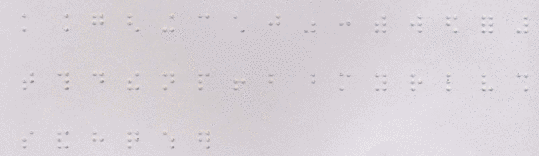
#> input picture image/image.png, 539 x 156 px
$ jupyter execute --allow-errors Braille_app_script.ipynb   (shell and % lines are left out)
#> lines starting #> are read from the running program, lines starting #| are printed output that depends on the picture; after the words box and inside, x2 and y2 are one past the last pixel; in counts of white or black regions, pixels touching at a corner belong together
<a href="https://colab.research.google.com/github/AudeAymone/-Braille_App-Api/blob/main/Braille_app_script.ipynb" target="_parent"></a>

[cell 1]
#Importation de librairies
import sys
import cv2
import scipy
import random
import imageio.v2 as imageio
import numpy as np
import zipfile as zf
import matplotlib.pyplot as plt
from scipy import ndimage
from imageio import imread
from skimage.feature import hog
from scipy.ndimage import shift
from skimage.transform import resize
from sklearn.metrics import accuracy_score
from PIL import Image, ImageDraw, ImageFont
from skimage.util import random_noise, invert
from sklearn.neural_network import MLPClassifier
from sklearn.model_selection import train_test_split
import os

alphabet = {
  repr([1, 0, 0, 0, 0, 0]) : "a",\
  repr([1, 0, 1, 0, 0, 0]) : "b",\
  repr([1, 1, 0, 0, 0, 0]) : "c",\
  repr([1, 1, 0, 1, 0, 0]) : "d",\
  repr([1, 0, 0, 1, 0, 0]) : "e",\
  repr([1, 1, 1, 0, 0, 0]) : "f",\
  repr([1, 1, 1, 1, 0, 0]) : "g",\
  repr([1, 0, 1, 1, 0, 0]) : "h",\
  repr([0, 1, 1, 0, 0, 0]) : "i",\
  repr([0, 1, 1, 1, 0, 0]) : "j",\
  repr([1, 0, 0, 0, 1, 0]) : "k",\
  repr([1, 0, 1, 0, 1, 0]) : "l",\
  repr([1, 1, 0, 0, 1, 0]) : "m",\
  repr([1, 1, 0, 1, 1, 0]) : "n",\
  repr([1, 0, 0, 1, 1, 0]) : "o",\
  repr([1, 1, 1, 0, 1, 0]) : "p",\
  repr([1, 1, 1, 1, 1, 0]) : "q",\
  repr([1, 0, 1, 1, 1, 0]) : "r",\
  repr([0, 1, 1, 0, 1, 0]) : "s",\
  repr([0, 1, 1, 1, 1, 0]) : "t",\
  repr([1, 0, 0, 0, 1, 1]) : "u",\
  repr([1, 0, 1, 0, 1, 1]) : "v",\
  repr([0, 1, 1, 1, 0, 1]) : "w",\
  repr([1, 1, 0, 0, 1, 1]) : "x",\
  repr([1, 1, 0, 1, 1, 1]) : "y",\
  repr([1, 0, 0, 1, 1, 1]) : "z",\
  repr([1, 1, 1, 1, 0, 1]) : "ç",\
  repr([1, 1, 1, 1, 1, 1]) : "é",\
  repr([1, 1, 1, 0, 1, 1]) : "à",\
  repr([0, 1, 1, 1, 1, 1]) : "ù",\
  repr([1, 0, 0, 0, 0, 1]) : "1",\
  repr([1, 1, 0, 0, 0, 1]) : "2",\
  repr([1, 0, 0, 1, 0, 1]) : "3",\
  repr([1, 0, 0, 1, 1, 1]) : "4",\
  repr([1, 0, 0, 0, 1, 1]) : "5",\
  repr([1, 1, 0, 1, 0, 1]) : "6",\
  repr([1, 1, 0, 1, 1, 1]) : "7",\
  repr([1, 1, 0, 0, 1, 1]) : "8",\
  repr([0, 1, 0, 1, 0, 1]) : "9",\
}

[cell 2]
#Déclarations de fonctions
#Amélioration de l'image

# # Normalise les pixels de l'image entre 0 et 255
def normalize(img):
	imin = np.min(img)
	imax = np.max(img)

	return (((img - imin)/(imax - imin)) * 255).astype(np.float64)

# Imprime l'image avec une valeur minimale égale à 0 et maximale à 255
def printNormalizedImage(img):
	plt.figure(figsize=(16,8))
	plt.imshow(img, cmap="gray", vmin=0, vmax=255)

# Imprime l'image avec les valeurs par défaut de matplotlib
def printImage(img):
	plt.figure(figsize=(16,8))
	plt.imshow(img, cmap="gray")

# Filtre de différence médiane, met en évidence les pixels d'ombre
def Filter(I, n):
	m = n//2
	J = np.empty(I.shape, dtype=np.float64)
	N, M = I.shape
	I = np.pad(I, ((m, m), (m, m)), 'symmetric')

	for i in range(N):
		for j in range(M):
			sub = I[i+m:(i+m+n), j+m:(j+m+n)]
			med = np.median(np.ravel(sub)) # gets median
			J[i, j] = abs(I[i+m, j+m] - med) # applies the difference
	return J

#Applique le filtre moyen à l'image I
def MeanFilter(I, n):
	m = n//2
	J = np.empty(I.shape, dtype=np.float64) # the answer
	N, M = I.shape
	I = np.pad(I, ((m, m), (m, m)), 'symmetric')
	for	i in range(N):
		for j in range(M):
			# copie la matrice dans le sub
			sub = I[i+m:(i+m+n), j+m:(j+m+n)]
			J[i, j] = np.mean(np.ravel(sub)) # get mean of the linearized list
	return J

# Transformer une image RVB en une image en niveaux de gris
def RGBtoGrayScale(matrix):
  if (matrix.ndim == 2): return matrix

  size = matrix.shape
  for i in range(size[0]):
    for j in range(size[1]):
      matrix[i, j, 0] = matrix[i, j, 0] * 0.2989 + matrix[i, j, 1] * 0.5870 + matrix[i, j, 2] * 0.1140

  matrix = matrix[:, :, 0].squeeze()

  return matrix

# Appliquer le filtre de seuil donné T
def ThresholdFilter(matrix, T=1):
  size = matrix.shape
  for i in range(size[0]):
    for j in range(size[1]):
      matrix[i, j] = 0 if matrix[i, j] < T else 1

  return matrix

[cell 3]
#Génération de matrice binaire


# nom de fichier de l'image d'entrée
filename = "./image/image.png"
image = imageio.imread(filename)
#> image is the input picture: shape (156, 539, 3); mean R, G, B 216.4, 210.4, 216
matrix = np.array(image, copy=True, dtype=np.float64)

size = matrix.shape
#> size = (156, 539, 3)

N = size[0]
#> N = 156
M = size[1]
#> M = 539

sys.setrecursionlimit(10 * N * M)

# Tracer l'image d'origine
matrix = RGBtoGrayScale(matrix)
matrix = normalize(matrix)
#> in normalize, `imin = np.min(img)`: imin = 137.9
#> in normalize, `imax = np.max(img)`: imax = 237.9
#> in normalize, `return (((img - imin)/(imax - imin)) * 255).astype(np.float64)`:
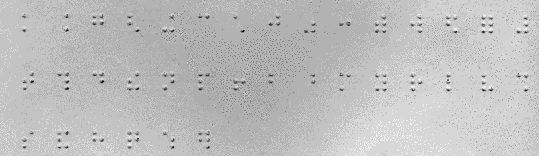
#> returned value: shape (156, 539) float64; min 0, max 255, mean 191
mat = matrix.astype(np.uint8)

#Déclarations de fonction

dots_matrix = Filter(matrix, 21) # Applies filter to normalized matrix
#> in Filter, `I = np.pad(I, ((m, m), (m, m)), 'symmetric')`:
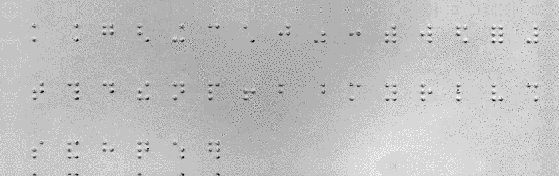
#> I: shape (176, 559) float64; min 0, max 255, mean 191.8
#> after the loop in Filter, `for i in range(N):`:
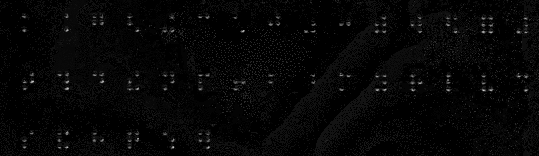
#> J: shape (156, 539) float64; min 0, max 209.7, mean 6.2
dots_matrix = normalize(dots_matrix)

# Image lisse à l'aide d'un filtre moyen, pour réduire le bruit
dots_matrix = MeanFilter(dots_matrix, 3)
#> in MeanFilter, `I = np.pad(I, ((m, m), (m, m)), 'symmetric')`:
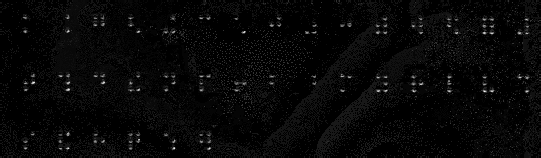
#> I: shape (158, 541) float64; min 0, max 255, mean 7.5
#> after the loop in MeanFilter, `for	i in range(N):`:
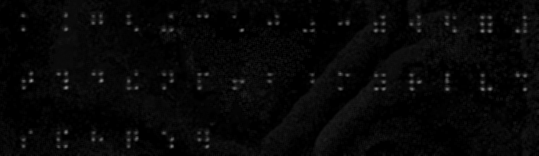
#> J: shape (156, 539) float64; min 0, max 144.3, mean 7.6

# Pas de seuil, 30 est une valeur arbitraire dérivée du test avec des images, mais indépendante de l'échelle de gris de l'image d'entrée
dots_matrix = ThresholdFilter(dots_matrix, 30)
#> after the loop in ThresholdFilter, `for i in range(size[0]):`:
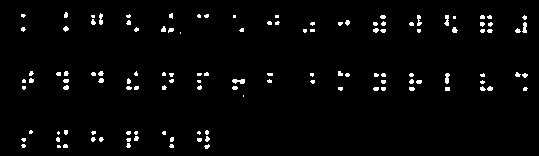
#> matrix: shape (156, 539) float64; values 0 (black) and 1 (white), 2.6% white; 121 white regions (87 under 20 px), largest, box (x1, y1, x2, y2) and area: (232, 79, 245, 84) 48, (445, 73, 450, 84) 40, (522, 22, 527, 33) 39

[cell 4]
# Éroder les régions pour calculer des cercles
dots_matrix = ndimage.binary_erosion(dots_matrix)
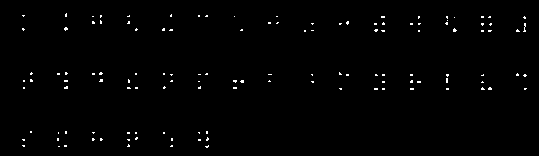
#> dots_matrix: shape (156, 539) bool; 0.88% white in thin lines or dots, all inside (x1, y1, x2, y2) = (22, 13, 527, 148)

# Tracer une image segmentée
mat = dots_matrix.astype(np.uint8)

#Correction des zones blanches indésirables

dots_matrix = Filter(matrix, 21)

# Applique le filtre à la matrice normalisée
dots_matrix = normalize(dots_matrix)

# Image lisse à l'aide d'un filtre moyen, pour réduire le bruit
dots_matrix = MeanFilter(dots_matrix, 3)

# Pas de seuil, 30 est une valeur arbitraire dérivée du test avec des images, mais indépendante de l'échelle de gris de l'image d'entrée
dots_matrix = ThresholdFilter(dots_matrix, 30)


# Éroder les régions pour calculer des cercles
dots_matrix = ndimage.binary_erosion(dots_matrix)

# Tracer une image segmentée
mat = dots_matrix.astype(np.uint8)

# Déterminer le diamètre d'un cercle braille

# Trouve les points de l'image qui sont dans un composant connexe
def pointsInComponent(matrix, i, j, pts):
	vis[i, j] = 1
	pts.append((i, j))
	if i + 1 < N and vis[i+1, j] == 0 and matrix[i+1, j] == 1: pointsInComponent(matrix, i+1, j, pts)
	if i - 1 >=0 and vis[i-1, j] == 0 and matrix[i-1, j] == 1: pointsInComponent(matrix, i-1, j, pts)
	if j + 1 < M and vis[i, j+1] == 0 and matrix[i, j+1] == 1: pointsInComponent(matrix, i, j+1, pts)
	if j - 1 >=0 and vis[i, j-1] == 0 and matrix[i, j-1] == 1: pointsInComponent(matrix, i, j-1, pts)

# Algorithme de remplissage d'inondation pour peindre les régions blanches indésirables
def paintBlack(matrix, i, j):
	matrix[i, j] = 0
	if i + 1 < N and matrix[i+1, j] == 1: paintBlack(matrix, i+1, j)
	if i - 1 >=0 and matrix[i-1, j] == 1: paintBlack(matrix, i-1, j)
	if j + 1 < M and matrix[i, j+1] == 1: paintBlack(matrix, i, j+1)
	if j - 1 >=0 and matrix[i, j-1] == 1: paintBlack(matrix, i, j-1)

[cell 5]
# Fonction de corrélation d'histogramme CV
def compare(a, b):
	return cv2.compareHist(np.array(a).astype('float32'), np.array(b).astype('float32'), cv2.HISTCMP_CORREL)

# Fonction de comparaison de distance euclidienne
def euclideanDistance(a, b):
	return (np.sum((np.array(a) - np.array(b))**2)/256)**(1/2)

# Segment image into blocks and determine which letter it represents

vis = np.zeros((N, M))

# Récupérer les composants (régions blanches) et ses pixels
comp = []
for i in range(N):
	for j in range(M):
		if vis[i, j] == 0 and dots_matrix[i, j] == 1:
			comp.append([])
			pointsInComponent(dots_matrix, i, j, comp[-1])
#> after the loop, comp = 126 items

# Calculer les histogrammes de chaque région en utilisant la compréhension de liste
histograms = [
	np.histogram(np.array([matrix[x] for x in pts]), bins=256, range=(0, 255))[0]
	for pts in comp
]
#> histograms = 126 items

sz = np.median([len(x) for x in comp])
#> sz = 6

# description de l'histogramme du cercle braille, il est calculé comme moyenne pondérée des histogrammes des régions blanches, dans lesquelles le poids est sa centralité
desc = []

for c in range(256):
	desc.append(0)
	sum = 0 # sommes de poids
	for i in range(len(comp)):
		if abs(len(comp[i]) - sz) > sz: continue
		p, q = comp[i][0]
		w = np.min([(p+1), (N - p+1), (q+1), (M - q + 1)]) # weight of the region, its centrality
		w = w/(len(comp))
		sum += w
		desc[c] += w * histograms[i][c]
	desc[c] /= sum
#> after the loop, desc = 256 values, max 0.828 at index 178, min 0 at index 1, mean 0.0239


errors = []
for i in range(len(histograms)):
	errors.append(compare(desc, histograms[i]))
	if compare(desc, histograms[i]) < 0 or euclideanDistance(desc, histograms[i]) > 1: #if correlation between the two histograms is less than 0.05, paint it black
		paintBlack(dots_matrix, comp[i][0][0], comp[i][0][1])
#> this loop made 126 passes
#> after the loop, errors = 126 values, max 0.771 at index 28, min 0.0744 at index 18, mean 0.482

[cell 6]
# Tracer une image segmentée
mat = dots_matrix.astype(np.uint8)
print(mat)
#> (printed output is left out)

[cell 7]
# calcul du diamètre moyen
diam = 0.0
for i in range(len(comp)):
  if abs(len(comp[i]) - sz) > sz: continue
  lo = N
  for pt in comp[i]: lo = min(lo, pt[0])
  hi = 0
  for pt in comp[i]: hi = max(hi, pt[0])

  v = hi - lo + 1
  lo = M
  for pt in comp[i]: lo = min(lo, pt[1])
  hi = 0
  for pt in comp[i]: hi = max(hi, pt[1])

  v = max(v, hi - lo + 1)
  diam += v
#> this loop made 126 passes
#> (v, diam) on passes 1 to 12: (4, 4), (3, 7), (3, 10), (3, 13), (3, 16), (2, 18), (3, 21), (2, 23), (1, 24), (2, 26), (4, 30), (3, 33)
#> after the loop, diam = 389

diam /= len(comp)
#> diam = 3.09
diam = round(diam)
#> diam = 3

[cell 8]
# Fonction pour appliquer du bruit et générer des images d'entrainement

def gen_data(base_image, quantity, label, data, target, shift_value=4):
	for i in range(quantity):
		data.append(shift(base_image, [random.randint(-shift_value,shift_value), random.randint(-shift_value,shift_value)]))
		target.append(label)

# Lire les images du train
images = []
#> (the rest of this cell did not finish here and is left out)

[cell 9]
x = []
#> x = []

# set training set as hog vector of images
#> (the rest of this cell did not finish here and is left out)

[cell 10]
# déterminer la lettre en utilisant une approche manuelle
def find_letter(img):
	assert(img.shape == (hei, wid))
	vec = [0 for _ in range(6)]
	for k in range(6):
		i = k//2
		j = k%2
		tot = np.count_nonzero(img[i*2*diam:i*2*diam + 2*diam, j*2*diam:j*2*diam + 2*diam])
		vec[k] = 1 if tot > 0.2*diam*diam else 0
#Définir le fait que les symboles vides de sens aient comme traduction "#"
	if repr(vec) in alphabet:
		return alphabet[repr(vec)]
	return '#'

letters_manual = []
wid = 4 * diam
#> wid = 12
hei = 6 * diam
#> hei = 18

copy_matrix = np.copy(dots_matrix)

for i in range(N):
	for j in range(M-1, -1, -1):
		if i-hei+1 < 0 or j+wid-1 >= M: continue
		tot = np.count_nonzero(copy_matrix[i-hei+1:i+1, j:j+wid])
		if tot == 0: continue
		##Grand rectangle
		tot2 = np.count_nonzero(copy_matrix[max(0, i-12*diam+1):min(i+6*diam+1, N), max(0, j-4*diam):min(M, j+8*diam)])
		offset = diam//2
		if tot2 == tot and i-hei+1 + offset >= 0 and i + 1 + offset <= N and j-offset >= 0 and j + wid - offset <= M:
			#Nous avons trouvé un modèle, le couper
			pattern = copy_matrix[i-hei+1 + offset:i+1 + offset, j-offset:j+wid-offset]
			#print(pattern)
			c = find_letter(pattern)
			if c == '#' and i+offset + 2*diam < N:
				pattern = copy_matrix[i-hei+1 + offset + 2 * diam: i+1+offset + 2*diam, j-offset:j+wid-offset]
				c = find_letter(pattern)
			if c == '#' and i+offset + 4*diam < N:
				pattern = copy_matrix[i-hei+1 + offset + 4 * diam: i+1+offset + 4*diam, j-offset:j+wid-offset]
				c = find_letter(pattern)

			letters_manual.append((i-hei+1, j, c))
			copy_matrix[i-hei+1:i+1, j:j+wid] = 0
#> copy_matrix: shape (156, 539) bool; 0.88% of pixels changed, all inside (x1, y1, x2, y2) = (22, 13, 527, 148)
#> after the loop, letters_manual = 36 items, first 6: (0, 198, 'c'), (6, 268, 'j'), (6, 92, 'g'), (7, 339, 'c'), (13, 234, '#'), (13, 162, 'c')

[cell 11]
# Dessine les lettres au-dessus des cases
img_manual = Image.open(filename).convert('RGBA')
fnt = ImageFont.truetype('font/Poppins-SemiBoldItalic.ttf', 14)
d = ImageDraw.Draw(img_manual)
for x, y, c in letters_manual:
	d.text((y, x), "" + c, font=fnt, fill=(0, 0, 255, 255))
#> this loop made 36 passes
#> (x, y, c) on passes 1 to 12: (0, 198, 'c'), (6, 268, 'j'), (6, 92, 'g'), (7, 339, 'c'), (13, 234, '#'), (13, 162, 'c'), (13, 127, 'e'), (13, 64, 'k'), (13, 22, 'k'), (14, 516, 'j'), (14, 481, 'é'), (14, 445, 'e')
plt.imshow(image)
plt.figure(figsize=(16,8))
plt.imshow(img_manual)
save_path = os.path.join(os.getcwd(), 'image', 'imageTraitee.png')
img_manual.save(save_path)
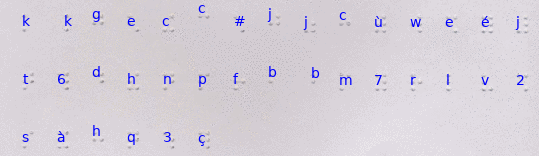
#> saved as imageTraitee.png: PIL image 539x156 RGBA; mean R, G, B, A 214.1, 208.2, 216.4, 255
plt.show()
